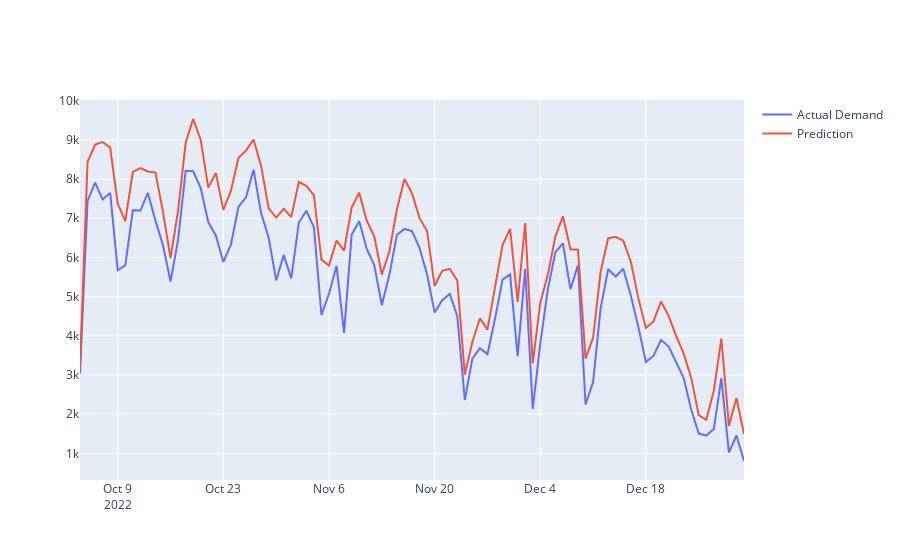
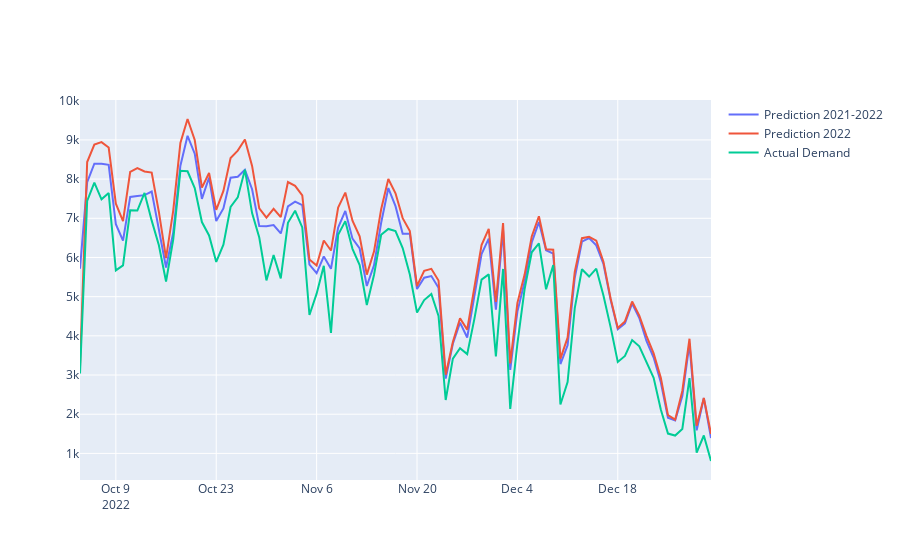

The notebook cell saved with these charts, in order:
### Code cell
daily_fig_2022.show()
daily_fig.show()
